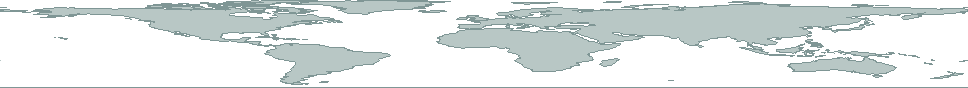
#> input picture assets/world-outline.png, 968 x 88 px
$ python render.py
#> lines starting #> are read from the running program, lines starting #| are printed output that depends on the picture
"""Draw the Sunday Wire image. Requires Pillow; the entry runner does not."""
import json
from pathlib import Path
from PIL import Image, ImageDraw, ImageFont

ROOT = Path(__file__).resolve().parent
W, H = 1024, 1024
PAPER = "#F3F0E8"
INK = "#14232C"
MUTED = "#5A6A70"
RED = "#D53D32"
GOLD = "#E5B457"
LAND = "#B8C7C5"
SEA = "#E2E8E4"
FONT_DIR = Path("/usr/share/fonts/truetype/dejavu")
MAP_SOURCE = Path("/tmp/news-wire-ne-land.geojson")
MAP_ASSET = ROOT / "assets" / "world-outline.png"

# Coordinates are lon, lat from the pre-research ledger. NYC's four distinct
# threads intentionally share one map marker. Other near points remain true.
STORIES = [
    ("SUN22", "BTC slides to $55.1K, rebounds near $60K", -74.0, 40.7),
    ("SUN22", "COP31 tables new package; deal still pending", 30.7, 36.9),
    ("SUN22", "India–NZ Test day 4 opens; India led by 118", 174.8, -41.3),
    ("FRI20", "Mexico captures FBI fugitive El Chapo Isidro", -108.5, 25.6),
    ("FRI20", "Russia's 400-drone barrage hits Kyiv bridges; 8 killed, 28 injured", 30.5, 50.4),
    ("FRI20", "Kryvyi Rih strike kills 2; 58 injured", 33.4, 47.9),
    ("FRI20", "Russian weapons cross into Poland", 22.7, 50.0),
    ("FRI20", "GTA VI: 32.5m sold; $3.79bn day one", -74.0, 40.7),
    ("FRI20", "Daraxonrasib trial: tumours shrank/disappeared in 60.7%", 2.2, 41.4),
    ("FRI20", "Youth strikes span 25 countries", 13.4, 52.5),
    ("FRI20", "FBI probes apparent NCIC data breach", -77.0, 38.9),
    ("FRI20", "US sanctions 4 Iran oil trustees", 51.4, 35.7),
    ("THU19", "NASA pauses Perseverance science after radio loss", -118.2, 34.2),
    ("THU19", "Moyale conflict displaces nearly 700,000", 39.1, 3.5),
    ("TUE17", "DR Congo Ebola toll passes 11,000 cases", 30.2, 1.6),
    ("SAT21", "Basra power-station fire kills at least 4", 47.8, 30.5),
    ("SAT21", "Iran strikes US bases in Bahrain; plant fire, no injuries reported", 50.55, 26.07),
    ("FRI20", "EU–UK plan outlines 100,000 youth visas each way", -0.1, 51.5),
    ("THU19", "ICJ: Myanmar responsible for Rohingya genocide", 4.3, 52.1),
    ("THU19", "Spain election polls disagree on leader", -3.7, 40.4),
    ("FRI20", "Estonia to close 5 road crossings with Russia", 28.2, 59.4),
    ("FRI20", "3 Salvadoran soldiers killed in Haiti", -72.3, 18.5),
    ("THU19", "Denmark backs Greenland defence pact 109–0", 12.6, 55.7),
    ("WED18", "IAEA flags Yongbyon enrichment-site expansion", 125.3, 39.8),
    ("WED–FRI", "Bangladesh unrest: 3 killed in two days", 90.4, 23.8),
    ("WED18", "US and Venezuela sign military-cooperation deal", -66.9, 10.5),
    ("FRI20", "Nikhil Gupta gets 235 months in Pannun plot", -74.0, 40.7),
    ("THU19", "14 charged in $22.5m California train heist", -118.2, 34.1),
    ("FRI20", "Palisades Fire arsonist convicted at retrial", -118.5, 34.0),
    ("FRI20", "Peru hit by M6.7 quake; 1 dead, 16 injured", -76.0, -11.2),
    ("THU19", "South Africa holds repo rate at 7.25%", 28.2, -25.7),
    ("SAT21", "U17 World Cup: Mali win 3–0; Belgium 3–2", 51.5, 25.3),
    ("FRI20", "West Bank Shira plan proposes 60,000 homes", 35.0, 32.1),
    ("FRI20", "Japan inflation eases to 2.3% in October", 139.7, 35.7),
    ("THU19", "n0n vendor breach reaches 3 payment firms", -74.0, 40.7),
]

def font(name, size):
    return ImageFont.truetype(str(FONT_DIR / name), size)

F_SANS = "DejaVuSans.ttf"
F_BOLD = "DejaVuSans-Bold.ttf"
F_MONO = "DejaVuSansMono.ttf"

def centered(draw, xy, value, face, fill):
    draw.text(xy, value, font=face, fill=fill, anchor="mm")

def fit(draw, value, face, max_width):
    text = value
    while text and draw.textbbox((0, 0), text, font=face)[2] > max_width:
        text = text[:-2].rstrip() + "…"
    return text

def project(lon, lat, box):
    x, y, w, h = box
    lat = max(-60, min(84, lat))
    return (x + (lon + 180) / 360 * w, y + (84 - lat) / 144 * h)

def outline_from_geojson():
    data = json.loads(MAP_SOURCE.read_text(encoding="utf-8"))
    iw, ih = 968, 88
    base = Image.new("RGBA", (iw, ih), (0, 0, 0, 0))
    d = ImageDraw.Draw(base)
    for feature in data["features"]:
        geom = feature.get("geometry") or {}
        kind, coords = geom.get("type"), geom.get("coordinates", [])
        polygons = [coords] if kind == "Polygon" else coords if kind == "MultiPolygon" else []
        for polygon in polygons:
            if not polygon:
                continue
            ring = [project(lon, lat, (0, 0, iw - 1, ih - 1)) for lon, lat in polygon[0]]
            if len(ring) > 2:
                d.polygon(ring, fill=LAND, outline="#7F9695")
    MAP_ASSET.parent.mkdir(parents=True, exist_ok=True)
    base.save(MAP_ASSET, optimize=True)
    return base

def map_base():
    if MAP_SOURCE.exists():
        return outline_from_geojson()
    return Image.open(MAP_ASSET).convert("RGBA")

def main():
    im = Image.new("RGB", (W, H), PAPER)
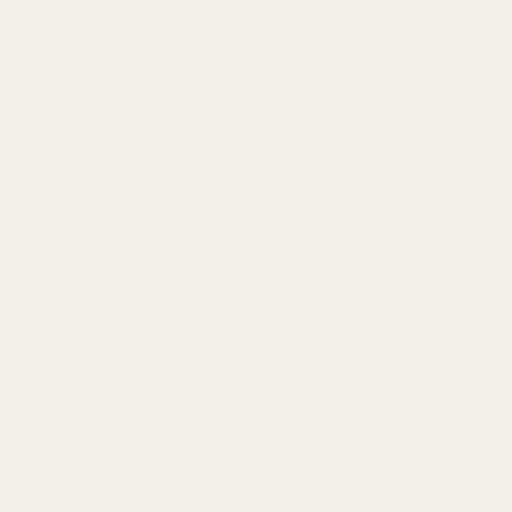
#> im: PIL image 1024x1024 RGB (shown at 1/2 size); mean R, G, B 243, 240, 232
    d = ImageDraw.Draw(im)
    # Masthead and prominent day label.
    d.rectangle((0, 0, W, 106), fill=INK)
    d.rectangle((0, 0, 15, 106), fill=RED)
    d.text((38, 18), "THE WIRE", font=font(F_BOLD, 42), fill=PAPER)
    d.text((40, 68), "WORLD DESK  /  SUNDAY EDITION  /  07:53 WIB", font=font(F_MONO, 15), fill="#AFC0C1")
    d.rounded_rectangle((740, 16, 994, 90), radius=8, fill="#203741", outline="#587077", width=1)
    centered(d, (867, 38), "SUNDAY", font(F_BOLD, 23), "#F4C86D")
    centered(d, (867, 68), "22 NOV 2026", font(F_BOLD, 25), PAPER)

    # Live market lead.
    d.rounded_rectangle((24, 120, 1000, 282), radius=10, fill="#FFFDF7", outline="#D5D2C8", width=2)
    d.rectangle((24, 120, 34, 282), fill=RED)
    d.text((55, 134), "LIVE WIRE  /  CRYPTO", font=font(F_BOLD, 15), fill=RED)
    d.text((53, 156), "BITCOIN'S $55K LOW", font=font(F_BOLD, 48), fill=INK)
    d.text((53, 207), "BOUNCES BACK ABOVE $60K", font=font(F_BOLD, 43), fill=INK)
    d.text((56, 256), "$55,100 24h low  →  $60,066 spot at 00:53 UTC  ·  Kraken XBT/USD", font=font(F_SANS, 17), fill=MUTED)
    d.text((809, 143), "TROUGH −56%", font=font(F_BOLD, 22), fill=RED)
    d.text((839, 176), "vs Oct ’25 peak", font=font(F_SANS, 12), fill=MUTED)

    # Three flash dispatches; each is a separate verified thread.
    flash = [
        ("ANTALYA · SUN 22", "New package tabled; final deal", "still not adopted."),
        ("WELLINGTON · SUN 22", "India–NZ Test day 4 opens;", "India held a 118-run lead."),
        ("GUASAVE · FRI 20", "FBI fugitive El Chapo Isidro", "captured; US reward $5m."),
    ]
    card_w = 316
    for i, (tag, line1, line2) in enumerate(flash):
        x = 24 + i * 326
        d.rounded_rectangle((x, 298, x + card_w, 396), radius=7, fill="#E7ECE8", outline="#C7D2CD", width=1)
        d.rectangle((x, 298, x + 5, 396), fill=RED if i == 0 else GOLD)
        d.text((x + 16, 308), tag, font=font(F_BOLD, 13), fill=RED if i == 0 else MUTED)
        d.text((x + 16, 331), fit(d, line1, font(F_BOLD, 16), card_w - 28), font=font(F_BOLD, 16), fill=INK)
        d.text((x + 16, 354), fit(d, line2, font(F_SANS, 15), card_w - 28), font=font(F_SANS, 15), fill=INK)
        d.text((x + 16, 377), "VERIFIED DISPATCH", font=font(F_MONO, 10), fill=MUTED)

    # Continuous red spine with alternating dated bulletins (31 other threads).
    d.text((28, 410), "THE TAPE", font=font(F_BOLD, 20), fill=INK)
    d.text((145, 415), "31 MORE VERIFIED THREADS  ·  EVENT / REPORT DATE SHOWN", font=font(F_MONO, 12), fill=MUTED)
    spine_x = 512
    d.line((spine_x, 440, spine_x, 696), fill=RED, width=4)
    timeline = STORIES[4:]
    step = 8.0
    start_y = 445
    date_face = font(F_BOLD, 11)
    body_face = font(F_SANS, 13)
    for idx, (stamp, title, lon, lat) in enumerate(timeline):
        y = start_y + idx * step
        left = idx % 2 == 0
        line_face = font(F_SANS, 11) if title.startswith(("Russia's 400-drone barrage", "Iran strikes US bases")) else body_face
        dot_y = int(y + 7)
        d.ellipse((spine_x - 4, dot_y - 4, spine_x + 4, dot_y + 4), fill=RED, outline=PAPER, width=1)
        if left:
            d.text((26, y), stamp, font=date_face, fill=RED)
            body = fit(d, title, line_face, 390)
            d.text((105, y - 1), body, font=line_face, fill=INK)
            d.line((491, dot_y, spine_x - 6, dot_y), fill="#C5C8C1", width=1)
        else:
            d.line((spine_x + 6, dot_y, 530, dot_y), fill="#C5C8C1", width=1)
            d.text((541, y), stamp, font=date_face, fill=RED)
            body = fit(d, title, line_face, 395)
            d.text((624, y - 1), body, font=line_face, fill=INK)
#> this loop made 31 passes
#> body on passes 2, 3, 4, 6, 7, 8, 10, 11, 16, 18, 21, 27: 'Kryvyi Rih strike kills 2; 58 injured', 'Russian weapons cross into Poland', 'GTA VI: 32.5m sold; $3.79bn day one', 'Youth strikes span 25 countries', 'FBI probes apparent NCIC data breach', 'US sanctions 4 Iran oil trustees', 'Moyale conflict displaces nearly 700,000', 'DR Congo Ebola toll passes 11,000 cases', 'Spain election polls disagree on leader', '3 Salvadoran soldiers killed in Haiti', 'Bangladesh unrest: 3 killed in two days', 'South Africa holds repo rate at 7.25%'

    # Accurate equirectangular map strip: Natural Earth coastlines + ledger dots.
    d.line((25, 700, 999, 700), fill="#C4CBC6", width=1)
    d.text((27, 704), "DISPATCH MAP", font=font(F_BOLD, 14), fill=INK)
    d.text((166, 706), "35 threads · NYC cluster ×4 (BTC / GTA / Pannun / n0n)", font=font(F_SANS, 12), fill=MUTED)
    map_box = (28, 731, 968, 88)
    d.rectangle((map_box[0], map_box[1], map_box[0] + map_box[2], map_box[1] + map_box[3]), fill=SEA)
    coast = map_base()
#> in map_base, returned value is the input picture: PIL image 968x88 RGBA; mean R, G, B, A 58.9, 64.9, 64.3, 89
    im.paste(coast, (map_box[0], map_box[1]), coast)
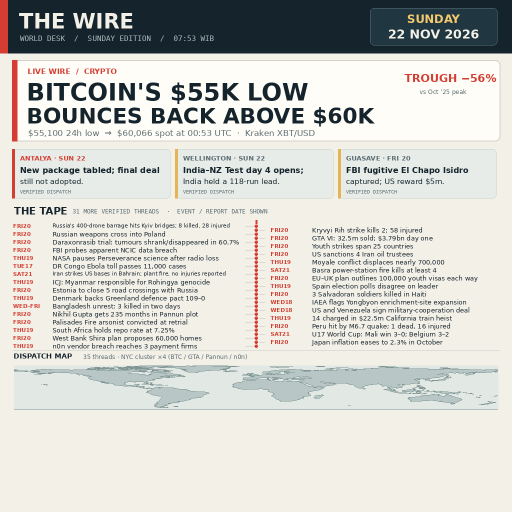
#> im: PIL image 1024x1024 RGB (shown at 1/2 size); mean R, G, B 207.7, 207.6, 202.9
    d = ImageDraw.Draw(im)
    for lat in (-30, 0, 30, 60):
        x1, y1 = project(-180, lat, map_box)
        x2, y2 = project(180, lat, map_box)
        d.line((x1, y1, x2, y2), fill="#C5D1CE", width=1)
    for lon in (-120, -60, 0, 60, 120):
        x1, y1 = project(lon, 84, map_box)
        x2, y2 = project(lon, -60, map_box)
        d.line((x1, y1, x2, y2), fill="#C5D1CE", width=1)
    # Merge only the required four-story New York cluster; other dots remain true.
    seen_nyc = False
    points = []
    for stamp, title, lon, lat in STORIES:
        if lon == -74.0 and lat == 40.7:
            if seen_nyc:
                continue
            seen_nyc = True
            points.append((lon, lat, "NYC ×4"))
        else:
            points.append((lon, lat, None))
    for lon, lat, label in points:
        x, y = project(lon, lat, map_box)
        d.ellipse((x - 3, y - 3, x + 3, y + 3), fill=RED, outline="#FFFDF7", width=1)
        if label:
            d.rounded_rectangle((x + 5, y - 15, x + 56, y - 2), radius=3, fill=INK)
            d.text((x + 8, y - 14), label, font=font(F_BOLD, 10), fill=PAPER)
    # A few anchors make the map readable without turning it into a label cloud.
    for label, lon, lat, dx, dy in [
        ("ANTALYA", 30.7, 36.9, -54, 4), ("KYIV", 30.5, 50.4, 7, -16),
        ("MOYALE", 39.1, 3.5, 7, 5), ("DOHA - BAHRAIN", 51.5, 25.3, 7, -15),
        ("WELLINGTON", 174.8, -41.3, -72, -16), ("LA", -118.2, 34.1, -21, -16),
    ]:
        x, y = project(lon, lat, map_box)
        d.text((x + dx, y + dy), label, font=font(F_BOLD, 10), fill=INK, stroke_width=1, stroke_fill=SEA)

    # Footer owns the Sunday date; the full required date check stays verbatim.
    d.rectangle((0, 825, W, H), fill=INK)
    d.rectangle((0, 825, 12, H), fill=RED)
    d.text((28, 829), "DATE CHECK  ·  SUN 22 NOVEMBER 2026", font=font(F_BOLD, 22), fill="#F4C86D")
    date_face = font(F_SANS, 37)
    d.text((28, 858), "This edition was published on", font=date_face, fill=PAPER)
    d.text((28, 904), "Sunday 22 November 2026. Event and", font=date_face, fill=PAPER)
    d.text((28, 950), "report dates are shown in the text.", font=date_face, fill=PAPER)
    d.text((28, 1003), "THE WIRE  ·  SOURCES: REUTERS / AP / OFFICIALS / PRIMARY REPORTS  ·  SOURCES.MD", font=font(F_MONO, 9), fill="#9AAEAE")

    im.save(ROOT / "entry.png", format="PNG", optimize=True)
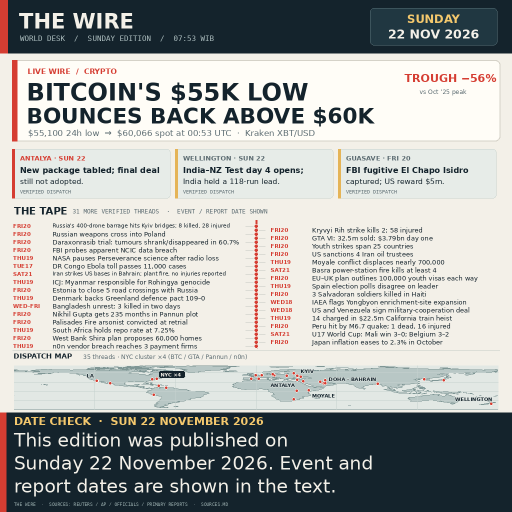
#> saved as entry.png: PIL image 1024x1024 RGB (shown at 1/2 size); mean R, G, B 168.4, 170.8, 168.8

if __name__ == "__main__":
    main()
